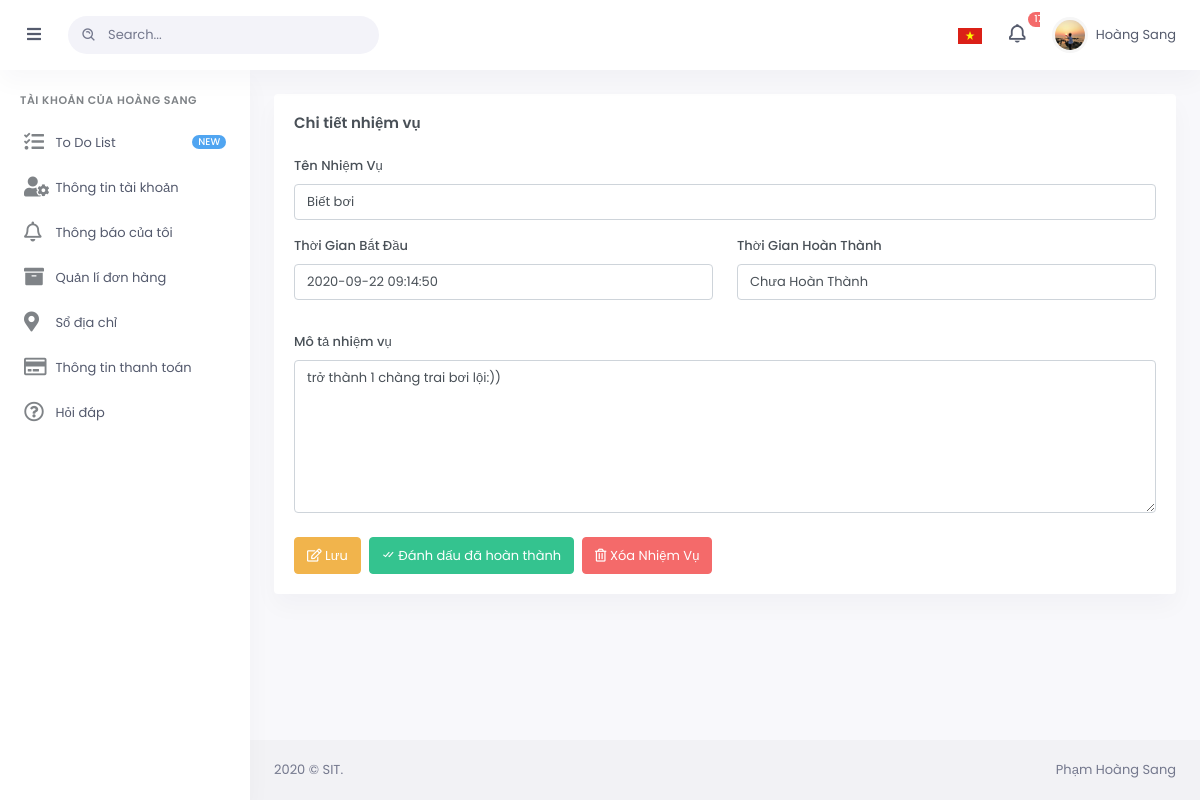
Screenshot of /DetailToDo.html?idm=21 (signed in) with the database file from the repository.
### tables this page shows
CREATE TABLE `users` (
  `id` int(11) NOT NULL,
  `username` varchar(45) NOT NULL,
  `password` varchar(45) NOT NULL,
  `email` varchar(45) NOT NULL,
  `date` datetime NOT NULL DEFAULT current_timestamp(),
  `name` varchar(45) DEFAULT NULL,
  `phone` varchar(12) NOT NULL,
  `address` varchar(5000) NOT NULL
);

CREATE TABLE `todolist` (
  `id` int(11) NOT NULL,
  `idm` int(50) NOT NULL,
  `mission` varchar(225) NOT NULL,
  `description` varchar(5000) DEFAULT NULL,
  `startdate` datetime DEFAULT current_timestamp() ON UPDATE current_timestamp(),
  `completiondate` datetime DEFAULT NULL
);

### DetailToDo.php (the view, shortened to what this page needs)
<?php
include("header.php");
?>
<?php
$dtodo['id'] = $dtodo['completiondate'] = "";
?>
<?php
if (isset($_GET['idm'])){
    $sqlGetToDo = "SELECT * FROM todolist WHERE idm=".$_GET['idm'];
    $ketQuaToDo = mysqli_query($conn, $sqlGetToDo);
    $dtodo = mysqli_fetch_assoc($ketQuaToDo);
}
?>
    <div id="layout-wrapper">
        <div class="main-content">
            <div class="page-content">
                <div class="container-fluid">
                    <div class="row">
                        <div class="col-12">
                            <div class="card">
                                <div class="card-body">
                                    <h4 class="card-title mb-4">Chi tiết nhiệm vụ</h4>
                                    <form action="" method="POST">
                                        <div class="form-group">
                                            <label for="formrow-firstname-input">Tên Nhiệm Vụ</label>
                                            <input type="text" class="form-control" name="mission" value="<?php
                                            if ($dtodo['id']== $profile['id']){
                                                echo $dtodo['mission'];
                                            }
                                            else echo "Manipulation URL là gì?";
                                            ?>">
                                        </div>
                                        <div class="row">
                                            <div class="col-md-6">
                                                <div class="form-group">
                                                    <label for="formrow-email-input">Thời Gian Bắt Đầu</label>
                                                    <input type="text" class="form-control" name="startdate" value="<?php
                                                    if ($dtodo['id']== $profile['id']){
                                                        echo $dtodo['startdate'];
                                                    }
                                                    else echo "Admin sinh ngày 4/9/2001 nhé!";?>" disabled>
                                                </div>
                                            </div>
                                            <div class="col-md-6">
                                                <div class="form-group">
                                                    <label for="formrow-password-input">Thời Gian Hoàn Thành</label>
                                                    <input type="text" class="form-control" name="completiondate" value="<?php
                                                    if($dtodo['completiondate']==""){
                                                        echo "Chưa Hoàn Thành";
                                                    }
                                                    else echo $dtodo['completiondate']; ?>" disabled>
                                                </div>
                                            </div>
                                        </div>
                                        <div class="mt-3 mb-3">
                                            <label>Mô tả nhiệm vụ</label>
                                            <textarea id="textarea" name="description" class="form-control" maxlength="5000" rows="7" placeholder="Không quá 5000 ký tự"><?php
                                            if ($dtodo['id']== $profile['id']){
                                                echo $dtodo['description'];
                                            }
                                            else echo "Một số ứng dụng web giao tiếp thông tin giữa máy khách (trình duyệt) và máy chủ trong URL. Thay đổi một số thông tin trong URL đôi khi có thể dẫn đến hành vi ngoài ý muốn của máy chủ và điều này được gọi là Thao tác URL.";
                                            ?></textarea>
                                        </div>
                                        <div>
                                        <?php
                                        if ($dtodo['id']== $profile['id']){
                                            echo '<button type="submit" class="btn btn-warning mr-2 mt-2"><i class="far fa-edit"> </i> Lưu </button>';
                                            if($dtodo['completiondate']==""){
                                                echo '<td><a href="CompleToDo.html?idm='.$dtodo['idm'].'" class="btn btn-success w-md mr-2 mt-2"><i class="bx bx-check-double"></i> Đánh dấu đã hoàn thành<a/></td>';
                                            }
                                            echo '<td><a href="DeleteToDo.html?idm='.$dtodo['idm'].'" class="btn btn-danger mr-2 mt-2"><i class="far fa-trash-alt"></i> Xóa Nhiệm Vụ<a/></td>';
                                        }
                                        else echo '<a href="index.html" class="btn btn-primary mr-2 w-md mb-3">
                                        <i class="fas fa-chevron-left"></i> Quay lại </a>';
                                        ?>
                                        </div>
                                    </form>
                                </div>
                            </div>
                        </div>
                    </div>
                </div>
            </div>
        </div>
    </div>
<?php
include("footeruser.php");
?>

### header.php (shortened to what this page needs)
<?php
    include("Connect.php");
    $users = $_SESSION['username'];
    $rsname = "SELECT * FROM `users` WHERE username= '$users'";
    $resname =mysqli_query($conn, $rsname);
    $profile = mysqli_fetch_assoc($resname);
?>
<!doctype html>
<html lang="en">
<head>
    <link href="assets/libs/datatables.net-bs4/css/dataTables.bootstrap4.min.css" rel="stylesheet" type="text/css">
    <link href="assets/libs/datatables.net-buttons-bs4/css/buttons.bootstrap4.min.css" rel="stylesheet" type="text/css">
    <link href="assets/libs/datatables.net-responsive-bs4/css/responsive.bootstrap4.min.css" rel="stylesheet" type="text/css">
    <link href="assets/css/bootstrap.min.css" id="bootstrap-style" rel="stylesheet" type="text/css">
    <link href="assets/css/icons.min.css" rel="stylesheet" type="text/css">
    <link href="assets/css/app.min.css" id="app-style" rel="stylesheet" type="text/css">
</head>
<body>
    <div id="layout-wrapper">
            <header id="page-topbar">
            <div class="navbar-header">
                <div class="d-flex">
                    <button type="button" class="btn btn-sm px-4 font-size-16 header-item waves-effect" id="vertical-menu-btn">
                        <i class="fa fa-fw fa-bars"></i>
                    </button>
                    <form class="app-search d-none d-lg-block">
                        <div class="position-relative">
                            <input type="text" class="form-control" placeholder="Search...">
                            <span class="bx bx-search-alt"></span>
                        </div>
                    </form>
                </div>
                <div class="d-flex">
                    <div class="dropdown d-inline-block">
                        <button type="button" class="btn header-item waves-effect" data-toggle="dropdown" aria-haspopup="true" aria-expanded="false">
                            <img class="" src="assets/images/flags/vn.png" alt="Header Language" height="16">
                        </button>
                    </div>
                    <div class="dropdown d-inline-block">
                        <button type="button" class="btn header-item noti-icon waves-effect" id="page-header-notifications-dropdown" data-toggle="dropdown" aria-haspopup="true" aria-expanded="false">
                            <i class="bx bx-bell bx-tada"></i>
                            <span class="badge badge-danger badge-pill">17</span>
                        </button>
                    </div>
                    <div class="dropdown d-inline-block">
                        <button type="button" class="btn header-item waves-effect" id="page-header-user-dropdown" data-toggle="dropdown" aria-haspopup="true" aria-expanded="false">
                            <img class="rounded-circle header-profile-user" src="assets/images/users/avatar.jpg" alt="Header Avatar">
                            <span class="d-none d-xl-inline-block ml-1"><?php echo $profile['name']; ?></span>
                        </button>
                    </div>
                </div>
            </div>
        </header>
        <div class="vertical-menu">
            <div data-simplebar="" class="h-100">
                <div id="sidebar-menu">
                    <ul class="metismenu list-unstyled" id="side-menu">
                        <li class="menu-title">Tài khoản của <?php echo $profile['name'];?></li>
                        <li>
                            <a href="index.html" class=" waves-effect">
                            <i class="fas fa-tasks"></i>
                                <span>To Do List</span><span class="badge badge-pill badge-info float-right">NEW</span>
                            </a>
                        </li>
                        <li>
                            <a href="Profileuser.html" class="waves-effect">
                                <i class="fas fa-user-cog"></i>
                                <span>Thông tin tài khoản</span>
                            </a>
                        </li>
                        <li>
                            <a href="#" class=" waves-effect">
                            <i class="far fa-bell"></i>
                                <span>Thông báo của tôi</span>
                            </a>
                        </li>
                        <li>
                            <a href="#" class=" waves-effect">
                            <i class="fas fa-archive"></i>
                                <span>Quản lí đơn hàng</span>
                            </a>
                        </li>
                        <li>
                            <a href="#" class=" waves-effect">
                            <i class="fas fa-map-marker-alt"></i>
                                <span>Sổ địa chỉ</span>
                            </a>
                        </li><li>
                            <a href="#" class=" waves-effect">
                            <i class="far fa-credit-card"></i>
                                <span>Thông tin thanh toán</span>
                            </a>
                        </li>
                        <li>
                            <a href="#" class=" waves-effect">
                            <i class="far fa-question-circle"></i>
                                <span>Hỏi đáp</span>
                            </a>
                        </li>
                    </ul>
                </div>
            </div>
        </div>
    </div>

### rows the page displays
users: name "Hoàng Sang", name "HOÀNG SANG"
todolist: mission "Biết bơi", startdate "2020-09-22 09:14:50", completiondate "Chưa Hoàn Thành", description "trở thành 1 chàng trai bơi lội:))"
